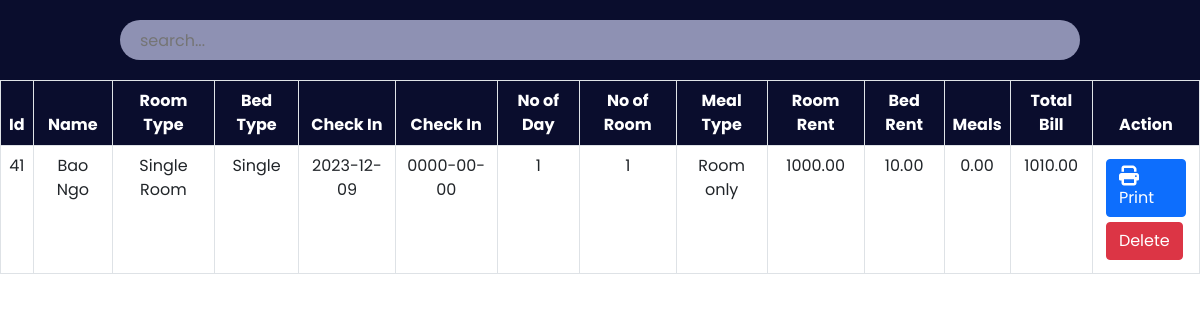
Screenshot of /admin/payment.php with the database file from the repository.
### tables this page shows
CREATE TABLE `payment` (
  `id` int(30) NOT NULL,
  `Name` varchar(30) NOT NULL,
  `Email` varchar(30) NOT NULL,
  `RoomType` varchar(30) NOT NULL,
  `Bed` varchar(30) NOT NULL,
  `NoofRoom` int(30) NOT NULL,
  `cin` date NOT NULL,
  `cout` date NOT NULL,
  `noofdays` int(30) NOT NULL,
  `roomtotal` double(8,2) NOT NULL,
  `bedtotal` double(8,2) NOT NULL,
  `meal` varchar(30) NOT NULL,
  `mealtotal` double(8,2) NOT NULL,
  `finaltotal` double(8,2) NOT NULL
);

### admin/payment.php (the view, shortened to what this page needs)
<?php
    include '../config.php';
?>
<!DOCTYPE html>
<html lang="en">
<head>
    <link href="https://cdn.jsdelivr.net/npm/bootstrap@5.0.2/dist/css/bootstrap.min.css" rel="stylesheet">
    <link rel="stylesheet" href="https://cdnjs.cloudflare.com/ajax/libs/font-awesome/6.2.0/css/all.min.css"/>
	<link rel="stylesheet" href="./css/roombook.css">
</head>
<body>
	<div class="searchsection">
        <input type="text" name="search_bar" id="search_bar" placeholder="search..." onkeyup="searchFun()">
    </div>
    <div class="roombooktable" class="table-responsive-xl">
        <?php
            $paymanttablesql = "SELECT * FROM payment";
            $paymantresult = mysqli_query($conn, $paymanttablesql);
        ?>
        <table class="table table-bordered" id="table-data">
            <thead>
                <tr>
                    <th scope="col">Id</th>
                    <th scope="col">Name</th>
                    <th scope="col">Room Type</th>
                    <th scope="col">Bed Type</th>
                    <th scope="col">Check In</th>
                    <th scope="col">Check In</th>
					<th scope="col">No of Day</th>
                    <th scope="col">No of Room</th>
					<th scope="col">Meal Type</th>
                    <th scope="col">Room Rent</th>
                    <th scope="col">Bed Rent</th>
                    <th scope="col">Meals</th>
					<th scope="col">Total Bill</th>
                    <th scope="col">Action</th>
                </tr>
            </thead>
            <tbody>
            <?php
            while ($res = mysqli_fetch_array($paymantresult)) {
            ?>
                <tr>
                    <td><?php echo $res['id'] ?></td>
                    <td><?php echo $res['Name'] ?></td>
                    <td><?php echo $res['RoomType'] ?></td>
                    <td><?php echo $res['Bed'] ?></td>
					<td><?php echo $res['cin'] ?></td>
                    <td><?php echo $res['cout'] ?></td>
					<td><?php echo $res['noofdays'] ?></td>
                    <td><?php echo $res['NoofRoom'] ?></td>
                    <td><?php echo $res['meal'] ?></td>
                    <td><?php echo $res['roomtotal'] ?></td>
					<td><?php echo $res['bedtotal'] ?></td>
					<td><?php echo $res['mealtotal'] ?></td>
					<td><?php echo $res['finaltotal'] ?></td>
                    <td class="action">
                        <a href="invoiceprint.php?id= <?php echo $res['id']?>"><button class="btn btn-primary"><i class="fa-solid fa-print"></i>Print</button></a>
						<a href="paymentdelete.php?id=<?php echo $res['id']?>"><button class="btn btn-danger">Delete</button></a>
                    </td>
                </tr>
            <?php
            }
            ?>
            </tbody>
        </table>
    </div>
</body>
</html>

### admin/css/roombook.css (style rules this page uses)
:root { --bg-text-shadow: 0 2px 4px rgb(13 0 77 / 8%), 0 3px 6px rgb(13 0 77 / 8%), 0 8px 16px rgb(13 0 77 / 8%); --bg-box-shadow: 0px 0px 20px 6px rgba(26, 30, 164, 0.31); }
* { margin: 0; padding: 0; font-family: 'Poppins', sans-serif; }
i { font-size: 20px; }
.searchsection { height: 80px; width: 100%; display: flex; justify-content: space-evenly; align-items: center; background-color: #0a0d2d; position: fixed; z-index: 500; }
#search_bar { height: 40px; width: 80%; border: none; background-color: rgba(195, 198, 233, 0.714); padding-left: 20px; border-radius: 30px; }
a { color: black; }
.roombooktable { position: absolute; color: #0a0d2d; margin-top: 80px; width: 100%; height: 100vh; padding-bottom: 900px; }
.roombooktable thead { background-color: #0a0d2d; color: white; text-align: center; }
.roombooktable tbody { text-align: center; }
.action a { text-decoration: none; }
.action button { display: flex; flex-wrap: wrap; margin: 5px; }

### rows the page displays
payment: id "41", Name "Bao Ngo", RoomType "Single Room", Bed "Single", cin "2023-12-09", cout "0000-00-00", noofdays "1", NoofRoom "1", meal "Room only", roomtotal "1000.00", bedtotal "10.00", mealtotal "0.00", finaltotal "1010.00"
